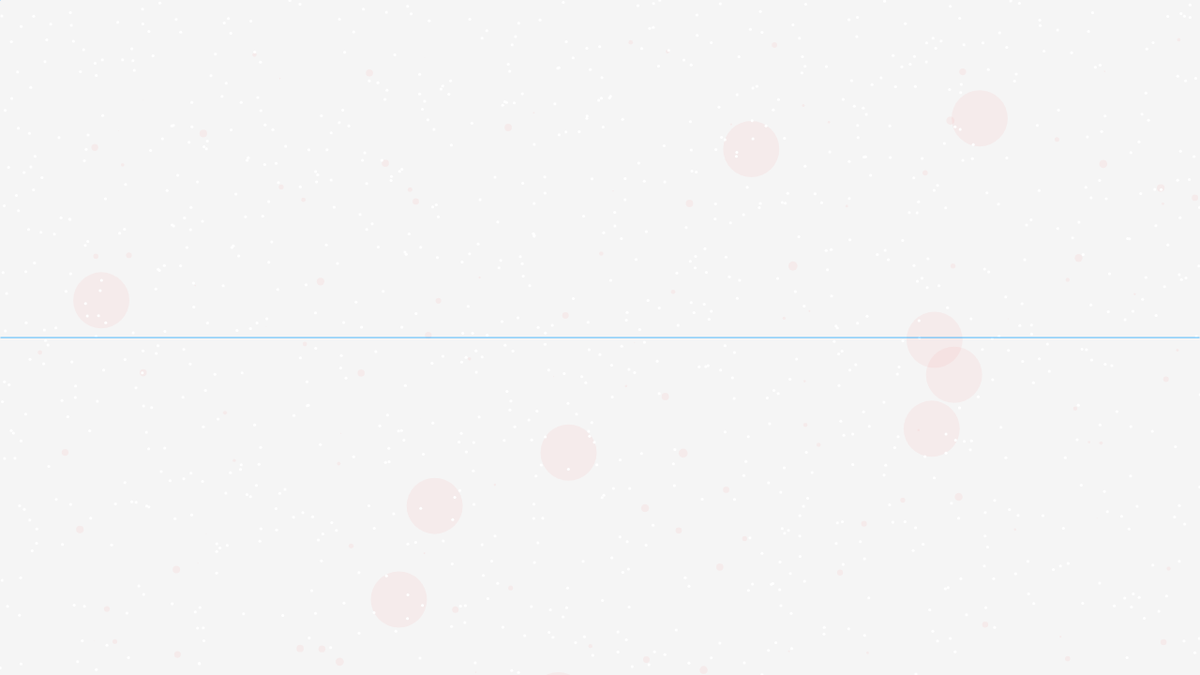
Frame 1 (no input)
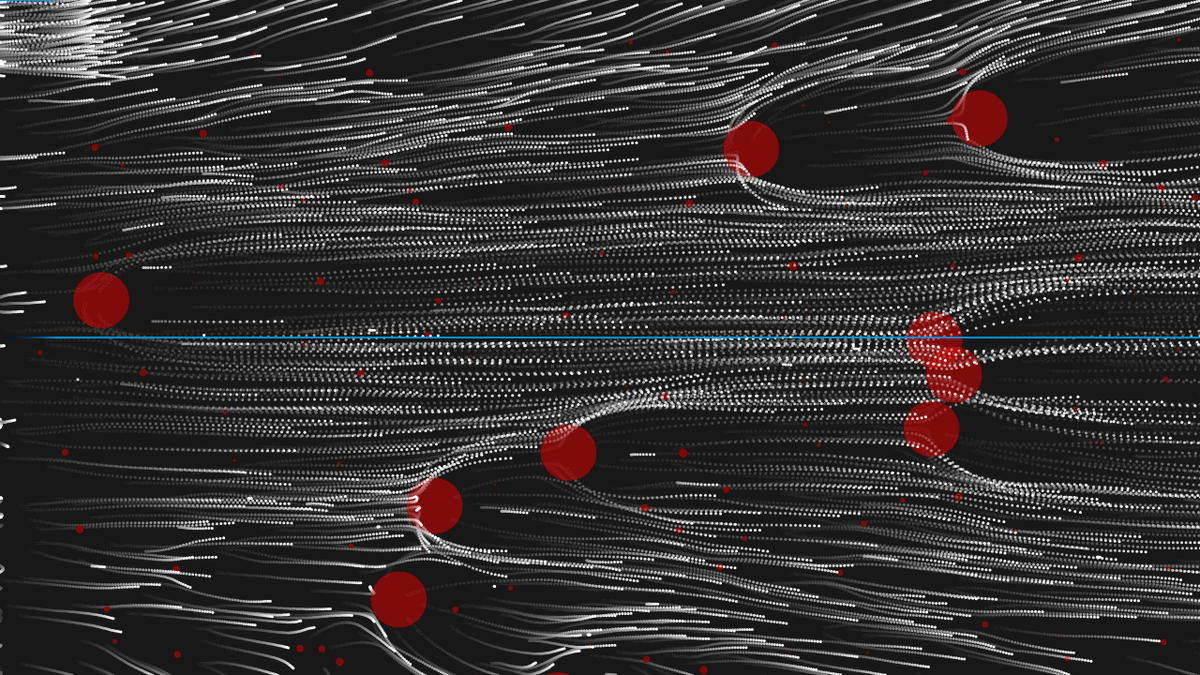
Frame 60 (no input)
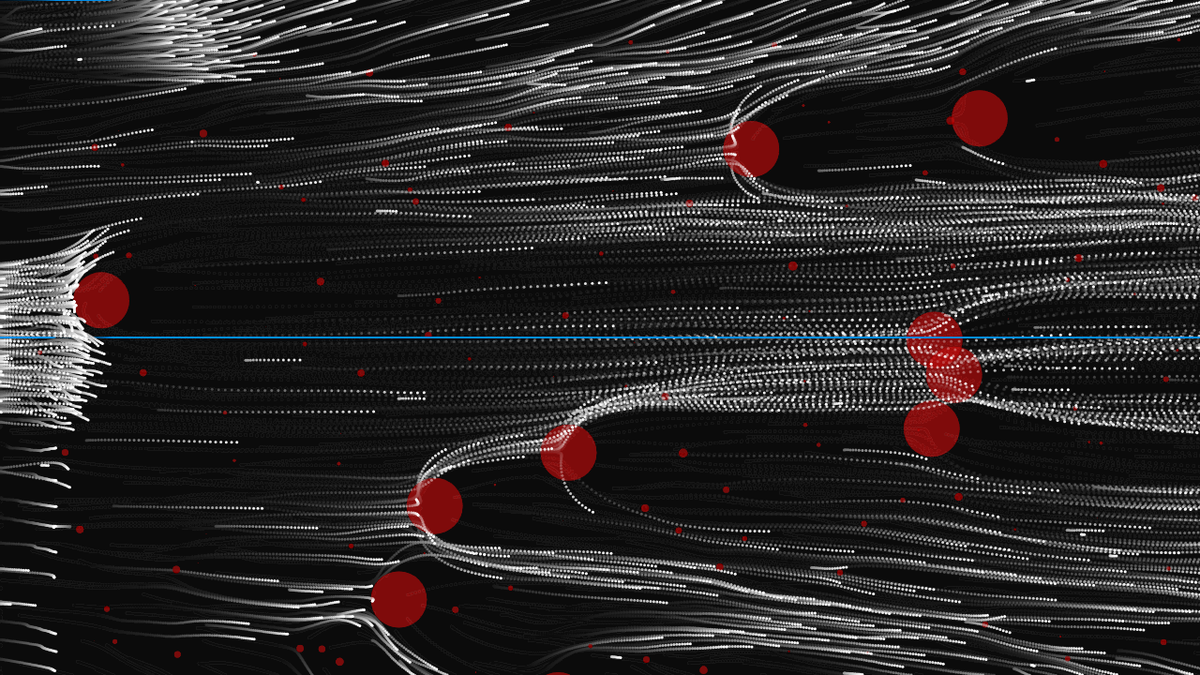
Frame 120 (the mouse pressed at the canvas centre since frame 60)

The p5.js sketch that drew these frames (run headless with seeded random() and noise() and a simulated clock; from frame 60 on, the mouse is pressed at the canvas centre):

// p5.js sketch
// ── sketch.js
let wind;
let particles = [];
let repellers = [];

let scl;
let cols;
let rows;

let strengthDivider;

let jetArr = [];


function setup() {
    createCanvas(1280,720);
    
    // set wind
    wind = createVector(0.1,0);

    // set jet!
    for(let i=0; i<width; i++) {
        jetArr[i] = height/2;
    }

    // add particles
    for(let i=0; i<1000; i++) {
        let p = new particle();
        particles.push(p);
    }

    // add repellers
    scl = 80;
    cols = floor(width/scl);
    rows = floor(height/scl);
    for(let y=0; y<rows; y++) {
        for(let x=0; x<cols; x++) {
            let index = x + y * cols
            repellers[index] = new Repeller(random(100), x*scl+scl/2+random(100), y*scl+scl/2+random(100));
        }
    }

    for(let i=0; i<10; i++) {
        let randomIndex = Math.floor(random(repellers.length));
        repellers[randomIndex].mass = 600;

    }

    strengthDivider = 10; // proto was 6

}

function draw() {
    //console.log(frameRate());
    //background(0);
    
    //let p = new particle();
    //particles.push(p);

    //wind.setMag(random(0.02, 2));
    wind.setMag(1);

    // repellers
    for(let i=0; i<repellers.length; i++) {
        repellers[i].show();
    }

    fill(0,10);
    rect(0,0,width,height);

    // particles
    for(let i=particles.length-1; i>=0; i--) {

        ///particles[i].applyForce(wind);

        // calculate how much wind based on distance from jet
        let w = particles[i].calculateWind(wind);
        particles[i].applyForce(w);

        for(let j=0; j<repellers.length; j++) {
            let force = repellers[j].repel(particles[i]);
            particles[i].applyForce(force);
        }

        particles[i].checkEdges();
        particles[i].update();
        let s = particles[i].separate(particles);
        particles[i].applyForce(s);
        particles[i].show();
        
    }

    // jet
    jetArr.pop();
    jetArr.unshift(mouseY);
    for(let i=0; i<jetArr.length; i++) {
        stroke(0,153,255);
        point(i, jetArr[i]);
    }
    
}


/* - - - */

class particle {
    constructor() {
        this.x = 200;
        this.y = 300;
        this.vx = random(-1,1);
        this.vy = random(-5,-1);
        this.alpha = 255;
        this.size = random(8,32);
        //
        this.position = createVector(random(width),random(height));
        this.prevPosition = this.position;
        let rx = random(-1,1);
        if(rx == 0) { rx = 1};
        this.velocity = createVector(0,0);
        this.acceleration = createVector(0,0);
        this.mass = 3;//random(1,3);
        
    }

    applyForce(force) {
        let v = force.copy();
        let f = v.div(this.mass);
        this.acceleration.add(f);
    }

    separate(ps) {
        let sepDist = 16.0;
        let steer = createVector(0,0);
        let count = 0;

        for(let i=0; i<ps.length; i++) {
            let d = p5.Vector.dist(this.position, ps[i].position);
            if((d>0) && (d<sepDist)) {
                
                let diff = p5.Vector.sub(this.position, ps[i].position);
                diff.normalize();
                diff.div(d);
                steer.add(diff);
                count++;
            }
        }
        if(count>0) {
            steer.div(count);
        }
        if(steer.mag() > 0) {
            steer.normalize();
            steer.mult(10) // max speed
            steer.sub(this.velocity);
            steer.limit(0.3) // max steering force
        }
        return steer;
    }


    update() {
        //this.x += this.vx;
        //this.y += this.vy;
        //this.alpha -= 5;
        this.velocity.add(this.acceleration);
        
        //this.velocity.limit(3); // limit the velocity this was the value
        this.velocity.mult(0.9); // new line instead of limit
        this.position.add(this.velocity);
        this.acceleration.mult(0);

    }

    calculateWind(v) {
        let w = v.copy();
        let d = dist(this.position.x, this.position.y, this.position.x, jetArr[round(this.position.x)]);
        let f = (height-d)/height;
        f *= f*3;
        w.mult(f);
        //console.log(round(d));
        return w;
    }

    show() {
        fill(255,this.alpha);
        noStroke();
        //stroke(255,this.alpha);
        ellipse(this.position.x, this.position.y, this.mass );
    }

    finished() {
        return this.alpha < 0;
    }

    checkEdges() {
        if(this.position.x > width) {
            //this.position = createVector(random(width),random(height));
            //this.position = createVector(0,random(height));
            //this.position = createVector(0,jetArr[0]+random(-50,50));
            //this.velocity.mult(0);
            //this.prevPosition = this.position;
            this.resetPosition();
        }
        else if(this.position.x < 0) {
            //this.position = createVector(random(width),random(height));
            //this.position = createVector(0,random(height));
            //this.position = createVector(0,jetArr[0]+random(-50,50));
            //this.velocity.mult(0);
            //this.prevPosition = this.position;
            this.resetPosition();
        }
        else if(this.position.y > height) {
            //this.position = createVector(random(width),random(height));
            //this.position = createVector(0,random(height));
            //this.position = createVector(0,jetArr[0]+random(-50,50));
            //this.velocity.mult(0);
            //this.prevPosition = this.position;
            this.resetPosition();
        }
        else if(this.position.y > height) {
            //this.position = createVector(random(width),random(height));
            //this.position = createVector(0,random(height));
            //this.position = createVector(0,jetArr[0]+random(-50,50));
            //this.velocity.mult(0);
            //this.prevPosition = this.position;
            this.resetPosition();
        }
    }

    resetPosition() {

        let r = random(0,1);

        if(r < 0.3) {
            this.position = createVector(random(width),random(height));
        } else if(r > 0.9) {
            this.position = createVector(0,random(height));
        } else {
            this.position = createVector(0,jetArr[0]+random(-80,80));
        }
        this.velocity.mult(0);
            this.prevPosition = this.position;
    }
}

/* - - - */

class Repeller {
    constructor(m, x, y) {
        this. position = createVector(x,y);
        this.mass = m;
        this.g = 1.5
    }

    repel(p) {
        let copyPosition = this.position.copy();
        let force = copyPosition.sub(p.position);
        let d = force.mag();
        d = constrain(d,20,300);
        force.normalize();
        let n = 4; // increase the n value to make bigger avoidance of circles
        let strength = (this.g * this.mass * p.mass) / (d*d/4); 
        force.mult(strength/strengthDivider);
        force.mult(-1);
        return force;
    }

    show() {
        noStroke();
        fill(255,0,0,10);
        ellipse(this.position.x, this.position.y, this.mass/strengthDivider)
    }


}
